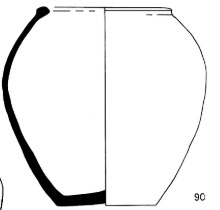
#> input picture images/image.jpg, 220 x 210 px
$ python -i extractor.py   (imports and definitions only)
#> lines starting #> are read from the running program, lines starting #| are printed output that depends on the picture; after the words box and inside, x2 and y2 are one past the last pixel; in counts of white or black regions, pixels touching at a corner belong together
import cv2
import numpy as np
import svgwrite
import os
import hashlib

def generate_unique_filename(output_folder, image_path, extension):
    """Genera un nombre de archivo único basado en un hash SHA256 de la imagen."""
    os.makedirs(output_folder, exist_ok=True)  # Asegura que la carpeta exista

    # Leer la imagen en bytes para generar un hash único
    with open(image_path, "rb") as f:
        image_hash = hashlib.sha256(f.read()).hexdigest()[:10]  # Hash de 10 caracteres

    return os.path.join(output_folder, f"perfil_{image_hash}.{extension}")

def extract_left_profile(image_path, output_folder):
    """
    Extrae la mitad izquierda de un perfil cerámico, limpia el contorno
    y lo guarda en formato PNG y SVG con nombres únicos basados en un hash de la imagen.

    :param image_path: Ruta de la imagen de entrada.
    :param output_folder: Carpeta donde se guardarán los archivos.
    """
#> called with image_path = 'images/image.jpg', output_folder = 'out.png'

    # Verificar que la imagen existe
    if not os.path.exists(image_path):
        print(f"❌ Error: No se encontró la imagen {image_path}")
        return

    # Cargar la imagen en escala de grises
    image = cv2.imread(image_path, cv2.IMREAD_GRAYSCALE)
#> image: shape (210, 220); min 0, max 255, mean 239.2
    if image is None:
        print(f"❌ Error: No se pudo cargar la imagen {image_path}")
        return

    # Obtener dimensiones de la imagen
    height, width = image.shape
#> height = 210; width = 220

    # Cortar la mitad izquierda de la imagen
    half_width = width // 2
#> half_width = 110
    left_half = image[:, :half_width]
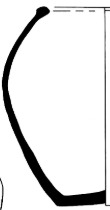
#> left_half: shape (210, 110); min 0, max 255, mean 227.6

    # Aplicar umbral para binarizar
    _, binary_left = cv2.threshold(left_half, 128, 255, cv2.THRESH_BINARY_INV)
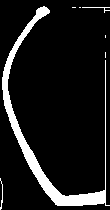
#> binary_left: shape (210, 110); 10.5% white; 7 white regions (4 under 20 px), largest, box (x1, y1, x2, y2) and area: (2, 6, 110, 206) 2330, (82, 7, 110, 13) 38, (0, 178, 3, 210) 37

    # Remover ruido con operaciones morfológicas
    kernel = np.ones((3, 3), np.uint8)
    binary_cleaned = cv2.morphologyEx(binary_left, cv2.MORPH_OPEN, kernel)
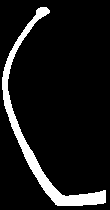
#> binary_cleaned: shape (210, 110); 9.5% white; 1 white region

    # Encontrar contornos en la mitad izquierda
    contours_left, _ = cv2.findContours(binary_cleaned, cv2.RETR_EXTERNAL, cv2.CHAIN_APPROX_SIMPLE)
#> contours_left = 1 contour; box (x1, y1, x2, y2) and area: (2, 7, 106, 206) 1940

    # Filtrar los contornos, eliminando líneas rectas verticales no deseadas
    filtered_contours = []
    for contour in contours_left:
        x, y, w, h = cv2.boundingRect(contour)
        aspect_ratio = h / w if w > 0 else 0
        if aspect_ratio < 5:  # Filtra líneas verticales largas
            filtered_contours.append(contour)
#> this loop made 1 pass
#> (x, y, w, h, aspect_ratio) on pass 1: (2, 7, 104, 199, 1.91)
#> after the loop, filtered_contours has the same summary as contours_left

    # Crear imagen limpia con contornos
    profile_cleaned_img = np.ones_like(left_half) * 255
    cv2.drawContours(profile_cleaned_img, filtered_contours, -1, (0, 0, 0), 1)
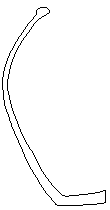
#> profile_cleaned_img: shape (210, 110); 97.8% white; black in thin lines or dots, all inside (x1, y1, x2, y2) = (2, 7, 106, 206)

    # Generar nombres únicos con hash de la imagen
    output_png = generate_unique_filename(output_folder, image_path, "png")
    output_svg = generate_unique_filename(output_folder, image_path, "svg")

    # Guardar la imagen procesada
    cv2.imwrite(output_png, profile_cleaned_img)

    # Generar archivo SVG con los contornos limpios
#> (the run stopped early here; a loop or call above may not have finished)
